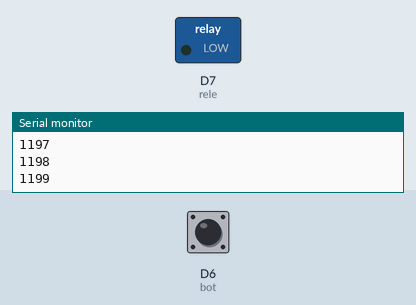
The sketch below on a simulated ESP8266 (NodeMCU). Shown: switched loads named in the sketch (green lamp = pin HIGH), the last lines printed to the serial monitor. Inputs (shaded band) come from the test bench; at power-on: D6 (bot) LOW.

Above: at 1.2 s.
1.3 s: D6 (bot) pulled HIGH for 0.15 s
At 2.2 s:
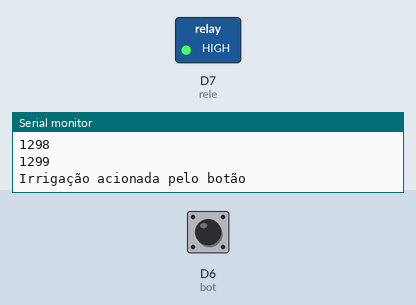
Timing chart, 0 to 4.3 s (numbered marks = the images above; inputs shaded):
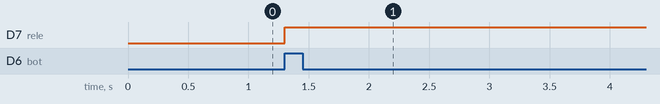

Measured:
- after the input at 1.3 s, D7 (rele): LOW → HIGH at once

The sketch:

irrigacao.ino
```cpp
#define rele D7
#define bot D6

unsigned long int milli = 0;
int NoiDia;
int estBot = LOW;
int molhando = 240000;

void setup() {
    pinMode(rele, OUTPUT);
    pinMode(bot, INPUT);
    Serial.begin(115200);

    digitalWrite(rele, LOW);
  }

void loop() {
    //delay(120000); //2 mintos pra ver se é noite ou queda de luz

    estBot = digitalRead(bot);
    if(estBot == HIGH){
      digitalWrite(rele, HIGH);
      Serial.println("Irrigação acionada pelo botão");
      delay(molhando);
      digitalWrite(rele, LOW);
      delay(120000);
    }

    milli = millis();
    Serial.println(milli);
    if(milli > (120000)){
      if(milli < (130000)){
        digitalWrite(rele, HIGH);
        Serial.println("Irrigação acionada pelo sensor externo");
        delay(molhando);
        digitalWrite(rele, LOW);
        delay(180000);
      }
    }
  }
```
